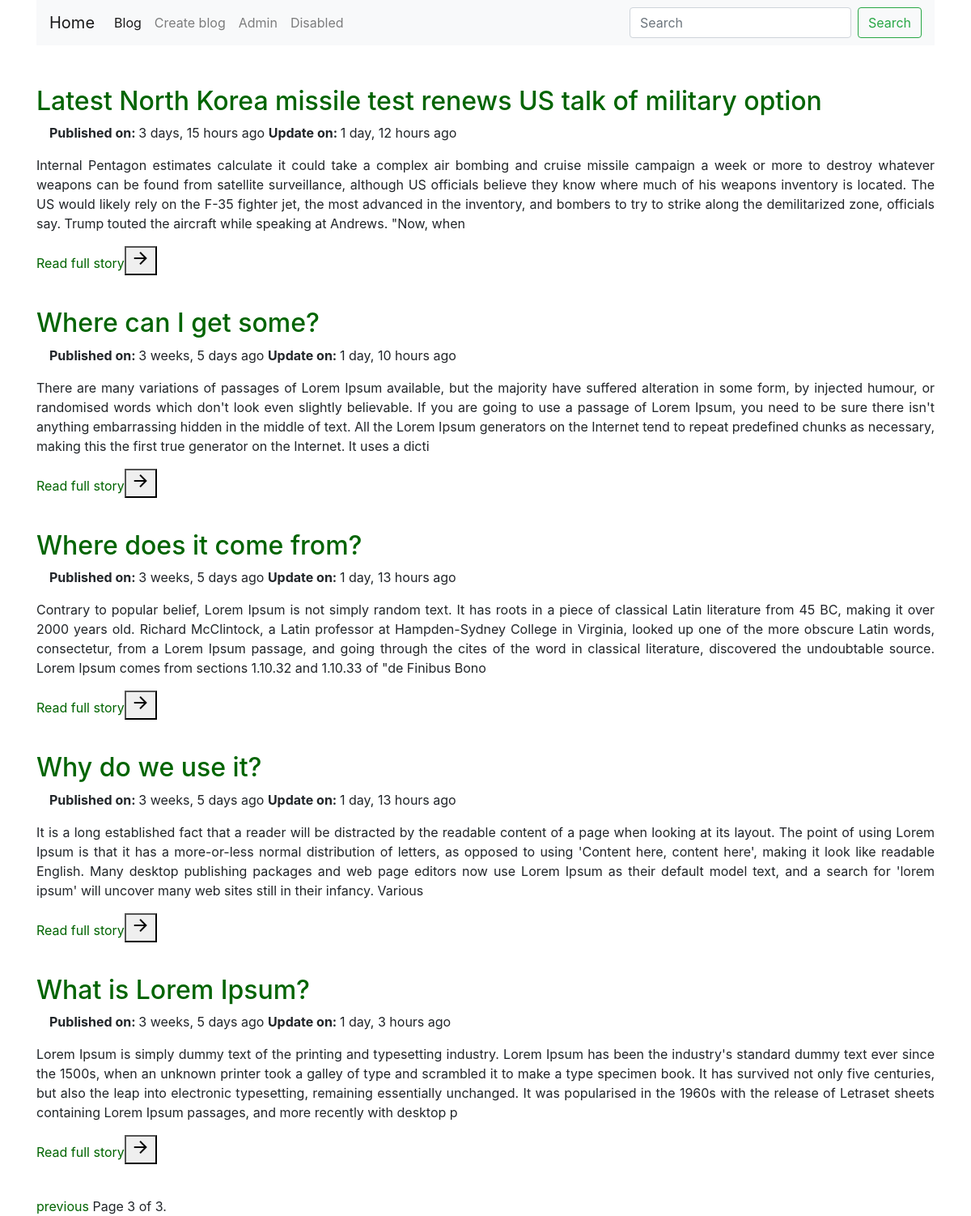
Page /blog/?page=3 on the committed database.
### myProject/models.py (models this page shows, shortened)
class Post(models.Model):
    title = models.CharField(max_length=200)
    content = models.TextField()
    image = models.FileField(null=True, blank=True)
    timestamp = models.DateTimeField(auto_now=False, auto_now_add=True)
    update = models.DateTimeField(auto_now=True, auto_now_add=False)
    def get_absolute_url(self):
        return reverse("blog_details", kwargs={"id": self.id})

### myProject/views.py (the view)
# urls.py: 2. Add a URL to urlpatterns:  url(r'^blog/', include('blog.urls'))
def blog(request):
    query_list = Post.objects.all().order_by("-timestamp")
    paginator = Paginator(query_list, 5)  # Show 25 contacts per page
    page = request.GET.get('page')
    try:
        query = paginator.page(page)
    except PageNotAnInteger:
        query = paginator.page(1)
    except EmptyPage:
        query = paginator.page(paginator.num_pages)
    context = {
        "post": query
    }
    return render(request, 'blog.html', context)

### templates/blog.html (shortened to what this page needs)
{% extends 'base.html' %}
{% block content %}
    {% for obj in post %}
    <div class="article mdl-shadow--4dp">
      <div class="mdl-card__title">
        <h2 class="mdl-card__title-text"><a href="{{ obj.get_absolute_url }}">{{ obj.title }}</a></h2>
      </div>
      <div class="mdl-card__subtitle">
      	<p class="mdl-card__subtitle-text"><strong>Published on: </strong>{{ obj.timestamp|timesince }} ago <strong>Update on: </strong>{{ obj.update|timesince }} ago</p>
      </div>
      <div class="mdl-card__supporting-text">
        <p class="text-justify">{{ obj.content|slice:"0:500" }}</p>
      </div>
      <div class="mdl-card__actions mdl-card--border">
        <a href="{{ obj.get_absolute_url }}" class="mdl-button mdl-button--colored mdl-js-button mdl-js-ripple-effect">Read full story<button class="mdl-button mdl-js-button mdl-js-ripple-effect mdl-button--icon" data-upgraded=",MaterialButton,MaterialRipple"><i class="material-icons" role="presentation">arrow_forward</i></button></a>
      </div>
    </div>
    {% endfor %}
    <div class="pagination">
        <span class="step-links">
            {% if post.has_previous %}
                <a href="?page={{ post.previous_page_number }}">previous</a>
            {% endif %}
            <span class="current">
                Page {{ post.number }} of {{ post.paginator.num_pages }}.
            </span>
        </span>
    </div>
{% endblock %}

### templates/base.html (style rules this page uses)
a, a:active, a:hover, a:link { text-decoration: none; color: darkgreen; }
.mdl-card__subtitle { padding-left: 16px; }

### templates/blog.html (style rules this page uses)
.article { margin-bottom: 40px; }
.mdl-card__subtitle { padding-left: 16px; }

### rows in the picture
Post: title "Latest North Korea missile test renews US talk of military option", timestamp "3 days, 15 hours", update "1 day, 12 hours", content "Internal Pentagon estimates calculate it could take a complex air bombing and cruise missile campaign a week or more to destroy whatever weapons can be found from satellite surveillance, although US officials believe they know where much of his weapons inventory is located. The US would likely rely on the F-35 fighter jet, the most advanced in the inventory, and bombers to try to strike along the demilitarized zone, officials say. Trump touted the aircraft while speaking at Andrews. \"Now, when"
Post: title "Where can I get some?", timestamp "3 weeks, 5 days", update "1 day, 10 hours", content "There are many variations of passages of Lorem Ipsum available, but the majority have suffered alteration in some form, by injected humour, or randomised words which don't look even slightly believable. If you are going to use a passage of Lorem Ipsum, you need to be sure there isn't anything embarrassing hidden in the middle of text. All the Lorem Ipsum generators on the Internet tend to repeat predefined chunks as necessary, making this the first true generator on the Internet. It uses a dicti"
Post: title "Where does it come from?", timestamp "3 weeks, 5 days", update "1 day, 13 hours", content "Contrary to popular belief, Lorem Ipsum is not simply random text. It has roots in a piece of classical Latin literature from 45 BC, making it over 2000 years old. Richard McClintock, a Latin professor at Hampden-Sydney College in Virginia, looked up one of the more obscure Latin words, consectetur, from a Lorem Ipsum passage, and going through the cites of the word in classical literature, discovered the undoubtable source. Lorem Ipsum comes from sections 1.10.32 and 1.10.33 of \"de Finibus Bono"
Post: title "Why do we use it?", timestamp "3 weeks, 5 days", update "1 day, 13 hours", content "It is a long established fact that a reader will be distracted by the readable content of a page when looking at its layout. The point of using Lorem Ipsum is that it has a more-or-less normal distribution of letters, as opposed to using 'Content here, content here', making it look like readable English. Many desktop publishing packages and web page editors now use Lorem Ipsum as their default model text, and a search for 'lorem ipsum' will uncover many web sites still in their infancy. Various"
Post: title "What is Lorem Ipsum?", timestamp "3 weeks, 5 days", update "1 day, 3 hours", content "Lorem Ipsum is simply dummy text of the printing and typesetting industry. Lorem Ipsum has been the industry's standard dummy text ever since the 1500s, when an unknown printer took a galley of type and scrambled it to make a type specimen book. It has survived not only five centuries, but also the leap into electronic typesetting, remaining essentially unchanged. It was popularised in the 1960s with the release of Letraset sheets containing Lorem Ipsum passages, and more recently with desktop p"

### other values in the picture
{{ post.number }} "3"
{{ post.paginator.num_pages }} "3"
